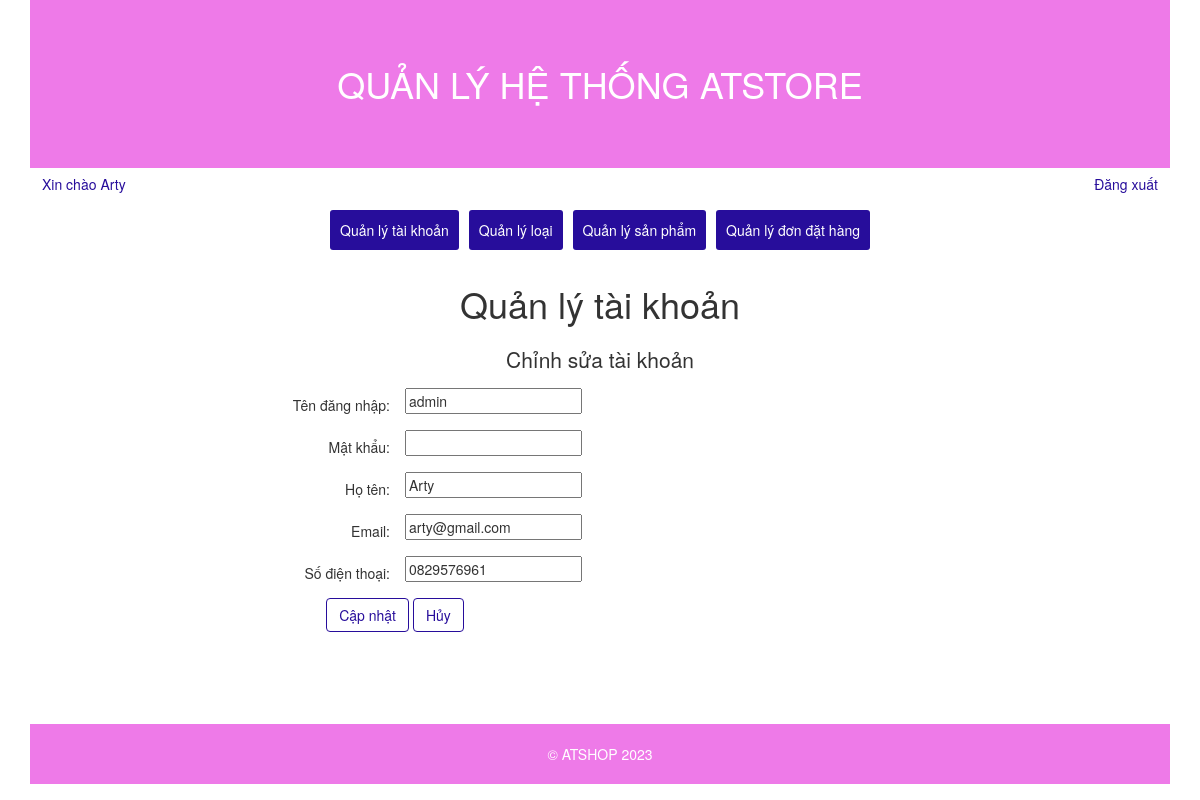
The page /admin/index.php?c=2&a=102&id=1 (signed in) on the database its author committed.
### tables this page shows
CREATE TABLE `nhanvien` (
  `MaNhanVien` int(11) NOT NULL,
  `TenDangNhap` varchar(45) NOT NULL,
  `MatKhau` varchar(20) NOT NULL,
  `HoTen` varchar(45) NOT NULL,
  `Email` varchar(45) DEFAULT NULL,
  `SoDienThoai` varchar(11) DEFAULT NULL,
  `BiXoa` tinyint(4) NOT NULL DEFAULT 0
);

### libs/DataProvider.php (called while the page is built, shortened)
<?php
class DataProvider
{
    public static function ExecuteQuery($sql)
    {
        $connection = mysqli_connect('localhost', 'root', '', 'at-laptop') or
            die("Couldn't connect to database");
        mysqli_query($connection, "set names 'utf8'");
        $result = mysqli_query($connection, $sql);
        return $result;
    }
}

### admin/pages/qlTaiKhoan/pChinhSua.php (the view)
<?php
    $id=0;
    if(isset($_GET["id"])){
        $id = $_GET["id"];
    }
    $sql = "SELECT MaNhanVien FROM nhanvien WHERE MaNhanVien = $id";
    $result = DataProvider::ExecuteQuery($sql);
    $row=mysqli_fetch_array($result);
    $id=$row["MaNhanVien"];
    if($id != NULL){
        $sql = "SELECT TenDangNhap, HoTen, Email, SoDienThoai FROM nhanvien WHERE MaNhanVien = $id";
        $result = DataProvider::ExecuteQuery($sql);
        $row=mysqli_fetch_array($result);
        $tenDangNhap = $row["TenDangNhap"];
        $hoTen = $row["HoTen"];
        $email = $row["Email"];
        $soDienThoai = $row["SoDienThoai"];
?>
<h2 class="text-center">Chỉnh sửa tài khoản</h2>
<form class="form-horizontal" name="frmTaoTaiKhoanMoi" action="index.php?c=2&a=202&id=<?=$id; ?>" method="post">
    <div class="form-group">
        <span class="col-md-4 control-label">Tên đăng nhập:</span>
        <input type="text" name="txtTenDangNhap" value="<?=$tenDangNhap;?>" required />
    </div>
    <div class="form-group">
        <span class="col-md-4 control-label">Mật khẩu:</span>
        <input type="password" name="txtMatKhau" required />
    </div>
    <div class="form-group">
        <span class="col-md-4 control-label">Họ tên:</span>
        <input type="text" name="txtHoTen" value="<?=$hoTen;?>" require />
    </div>
    <div class="form-group">
        <span class="col-md-4 control-label">Email:</span>
        <input type="email" name="txtEmail" value="<?=$email;?>" />
    </div>
    <div class="form-group">
        <span class="col-md-4 control-label">Số điện thoại:</span>
        <input type="tel" name="txtSoDienThoai" value="<?=$soDienThoai;?>" />
    </div>
    <div class="form-group col-md-8 text-center">
        <button class="btn btn-primary" type="submit">Cập nhật</button>
        <button class="btn btn-primary" type="button" onclick="location='index.php?c=2';">Hủy</button>
    </div>
</form>
<?php } else {DataProvider::ChangeURL("index.php?c=2");} ?>

### admin/css/admin.css (style rules this page uses)
.text-center button { color: #270d9b; background: white; border: 1px solid #270d9b; }

### rows shown on the page
nhanvien: txtTenDangNhap "admin", txtHoTen "Arty", txtEmail "arty@gmail.com", txtSoDienThoai "0829576961"

### other values the page prints
$_SESSION["HoTen"] "Arty"
